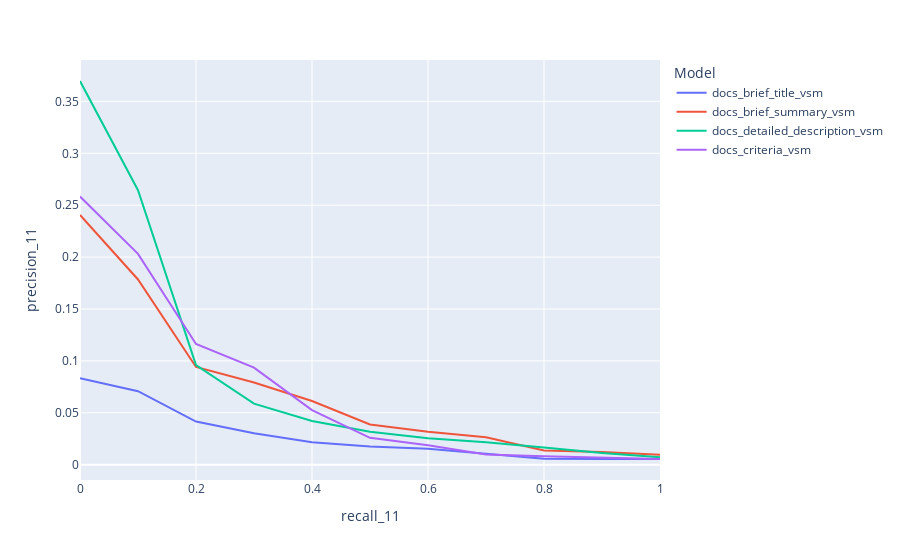

The notebook cell saved with this chart:
### Code cell
stats
records_basic=pd.DataFrame()
records = pd.DataFrame.from_records(records, columns=["Model", "precision_11", "recall_11"])
fig = px.line(records, x="recall_11", y="precision_11", color='Model')
fig.show()
records_comparison=pd.concat([records_comparison,records])
records_basic=pd.concat([records_basic,records])

### Figure 1 — Plotly figure (JSON) as saved in the notebook; plotly's stock layout.template omitted (floating-point values rounded to 4 significant figures)
{"data": [{"hovertemplate": "Model=docs_brief_title_vsm<br>recall_11=%{x}<br>precision_11=%{y}<extra></extra>", "legendgroup": "docs_brief_title_vsm", "line": {"color": "#636efa", "dash": "solid"}, "marker": {"symbol": "circle"}, "mode": "lines", "name": "docs_brief_title_vsm", "orientation": "v", "showlegend": true, "type": "scatter", "x": [0, 0.1, 0.2, 0.3, 0.4, 0.5, 0.6, 0.7, 0.8, 0.9, 1], "xaxis": "x", "y": [0.08334, 0.07076, 0.04151, 0.03028, 0.0215, 0.01748, 0.01543, 0.01033, 0.005673, 0.005532, 0.005452], "yaxis": "y"}, {"hovertemplate": "Model=docs_brief_summary_vsm<br>recall_11=%{x}<br>precision_11=%{y}<extra></extra>", "legendgroup": "docs_brief_summary_vsm", "line": {"color": "#EF553B", "dash": "solid"}, "marker": {"symbol": "circle"}, "mode": "lines", "name": "docs_brief_summary_vsm", "orientation": "v", "showlegend": true, "type": "scatter", "x": [0, 0.1, 0.2, 0.3, 0.4, 0.5, 0.6, 0.7, 0.8, 0.9, 1], "xaxis": "x", "y": [0.2406, 0.1784, 0.09411, 0.07921, 0.06134, 0.03865, 0.03171, 0.02641, 0.01367, 0.01215, 0.009556], "yaxis": "y"}, {"hovertemplate": "Model=docs_detailed_description_vsm<br>recall_11=%{x}<br>precision_11=%{y}<extra></extra>", "legendgroup": "docs_detailed_description_vsm", "line": {"color": "#00cc96", "dash": "solid"}, "marker": {"symbol": "circle"}, "mode": "lines", "name": "docs_detailed_description_vsm", "orientation": "v", "showlegend": true, "type": "scatter", "x": [0, 0.1, 0.2, 0.3, 0.4, 0.5, 0.6, 0.7, 0.8, 0.9, 1], "xaxis": "x", "y": [0.3697, 0.2644, 0.09596, 0.05876, 0.04205, 0.03173, 0.0254, 0.02153, 0.01652, 0.01133, 0.007142], "yaxis": "y"}, {"hovertemplate": "Model=docs_criteria_vsm<br>recall_11=%{x}<br>precision_11=%{y}<extra></extra>", "legendgroup": "docs_criteria_vsm", "line": {"color": "#ab63fa", "dash": "solid"}, "marker": {"symbol": "circle"}, "mode": "lines", "name": "docs_criteria_vsm", "orientation": "v", "showlegend": true, "type": "scatter", "x": [0, 0.1, 0.2, 0.3, 0.4, 0.5, 0.6, 0.7, 0.8, 0.9, 1], "xaxis": "x", "y": [0.2583, 0.2031, 0.1163, 0.09354, 0.05257, 0.02587, 0.01878, 0.009795, 0.008156, 0.007091, 0.00557], "yaxis": "y"}], "layout": {"legend": {"title": {"text": "Model"}, "tracegroupgap": 0}, "margin": {"t": 60}, "xaxis": {"anchor": "y", "domain": [0, 1], "title": {"text": "recall_11"}}, "yaxis": {"anchor": "x", "domain": [0, 1], "title": {"text": "precision_11"}}}}
